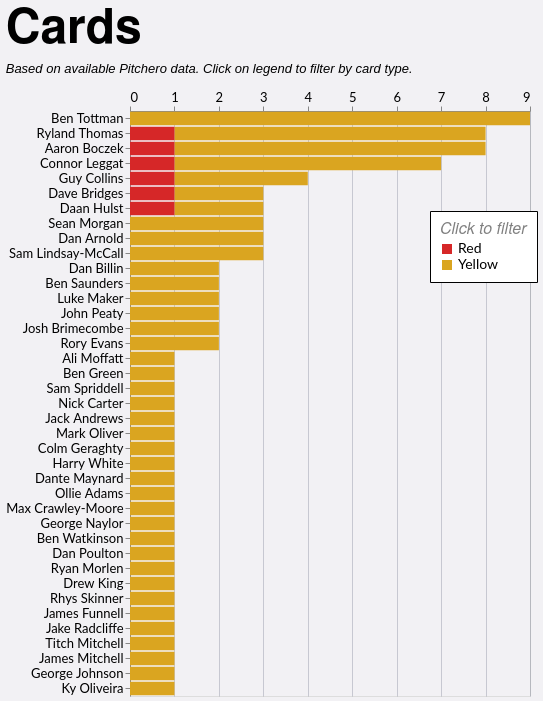

Express this chart as Vega-Lite.
### Vega-Lite specification from a JSON file in a GitHub repository (floating-point values rounded to 4 significant figures)
{"config": {"axis": {"labelFont": "Lato, sans-serif", "titleFont": "PT Sans Narrow, Helvetica Neue, Helvetica, Arial, sans-serif", "labelFontSize": 13, "titleFontSize": 24, "gridColor": "#202947", "gridOpacity": 0.2}, "header": {"labelFont": "PT Sans Narrow, Helvetica Neue, Helvetica, Arial, sans-serif", "titleFont": "PT Sans Narrow, Helvetica Neue, Helvetica, Arial, sans-serif", "labelFontSize": 24, "titleFontSize": 28, "labelFontWeight": "bold", "orient": "left"}, "legend": {"labelFont": "Lato, sans-serif", "titleFont": "PT Sans Narrow, Helvetica Neue, Helvetica, Arial, sans-serif", "labelFontSize": 14, "titleFontSize": 16, "titlePadding": 5, "fillColor": "white", "strokeColor": "black", "padding": 10, "titleFontWeight": "lighter", "titleFontStyle": "italic", "titleColor": "gray", "offset": 10}, "title": {"font": "PT Sans Narrow, Helvetica Neue, Helvetica, Arial, sans-serif", "fontSize": 48, "fontWeight": "bold", "anchor": "start", "align": "center", "titlePadding": 20, "subtitlePadding": 10, "subtitleFontSize": 13, "subtitleColor": "", "subtitleFontStyle": "italic", "offset": 15, "color": "black"}, "axisX": {"labelAngle": 0}, "facet": {"title": null, "header": null, "align": {"row": "each", "column": "each"}}, "resolve": {"scale": {"y": "independent", "facet": "independent"}}, "background": "#f2f1f4"}, "data": {"name": "data-b792782739757a31d0f6b4b298dd1493"}, "mark": {"type": "bar"}, "encoding": {"color": {"field": "event", "legend": {"legendX": 300, "legendY": 100, "orient": "none", "title": "Click to filter"}, "scale": {"domain": ["Red", "Yellow"], "range": ["#d62728", "goldenrod"]}, "type": "nominal"}, "tooltip": [{"field": "player", "title": "Player", "type": "nominal"}, {"field": "event", "title": "Card Type", "type": "nominal"}, {"aggregate": "sum", "field": "count", "title": "Cards", "type": "quantitative"}, {"aggregate": "sum", "field": "A", "title": "Games", "type": "quantitative"}], "x": {"aggregate": "sum", "axis": {"format": "d", "orient": "top", "title": null}, "field": "count", "type": "quantitative"}, "y": {"field": "player", "sort": "-x", "title": null, "type": "nominal"}}, "height": {"step": 15}, "title": {"text": "Cards", "subtitle": "Based on available Pitchero data. Click on legend to filter by card type."}, "width": 400, "$schema": "https://vega.github.io/schema/vega-lite/v5.20.1.json", "datasets": {"data-b792782739757a31d0f6b4b298dd1493": [{"player": "Ali Moffatt", "season": "2025/26", "squad": "1st", "player_join": "A Moffatt", "A": 4, "event": "Yellow", "count": 1}, {"player": "Ben Green", "season": "2024/25", "squad": "2nd", "player_join": "B Green", "A": 13, "event": "Yellow", "count": 1}, {"player": "Dave Bridges", "season": "2023/24", "squad": "1st", "player_join": "D Bridges", "A": 17, "event": "Yellow", "count": 1}, {"player": "Dave Bridges", "season": "2022/23", "squad": "1st", "player_join": "D Bridges", "A": 15, "event": "Yellow", "count": 1}, {"player": "Dave Bridges", "season": "2023/24", "squad": "1st", "player_join": "D Bridges", "A": 17, "event": "Red", "count": 1}, {"player": "Sam Spriddell", "season": "2023/24", "squad": "1st", "player_join": "S Spriddell", "A": 11, "event": "Yellow", "count": 1}, {"player": "Dan Billin", "season": "2023/24", "squad": "1st", "player_join": "D Billin", "A": 20, "event": "Yellow", "count": 2}, {"player": "Nick Carter", "season": "2021/22", "squad": "1st", "player_join": "N Carter", "A": 4, "event": "Yellow", "count": 1}, {"player": "Jack Andrews", "season": "2023/24", "squad": "2nd", "player_join": "J Andrews", "A": 8, "event": "Yellow", "count": 1}, {"player": "Daan Hulst", "season": "2024/25", "squad": "2nd", "player_join": "D Hulst", "A": 4, "event": "Yellow", "count": 1}, {"player": "Daan Hulst", "season": "2023/24", "squad": "2nd", "player_join": "D Hulst", "A": 7, "event": "Yellow", "count": 1}, {"player": "Daan Hulst", "season": "2018/19", "squad": "1st", "player_join": "D Hulst", "A": 10, "event": "Red", "count": 1}, {"player": "Guy Collins", "season": "2024/25", "squad": "1st", "player_join": "G Collins", "A": 20, "event": "Yellow", "count": 2}, {"player": "Mark Oliver", "season": "2023/24", "squad": "1st", "player_join": "M Oliver", "A": 5, "event": "Yellow", "count": 1}, {"player": "Colm Geraghty", "season": "2023/24", "squad": "1st", "player_join": "C Geraghty", "A": 7, "event": "Yellow", "count": 1}, {"player": "Harry White", "season": "2023/24", "squad": "1st", "player_join": "H White", "A": 7, "event": "Yellow", "count": 1}, {"player": "Dante Maynard", "season": "2024/25", "squad": "1st", "player_join": "D Maynard", "A": 1, "event": "Yellow", "count": 1}, {"player": "Guy Collins", "season": "2024/25", "squad": "1st", "player_join": "G Collins", "A": 20, "event": "Red", "count": 1}, {"player": "Guy Collins", "season": "2022/23", "squad": "1st", "player_join": "G Collins", "A": 17, "event": "Yellow", "count": 1}, {"player": "Ollie Adams", "season": "2023/24", "squad": "2nd", "player_join": "O Adams", "A": 1, "event": "Yellow", "count": 1}, {"player": "Connor Leggat", "season": "2024/25", "squad": "1st", "player_join": "C Leggat", "A": 11, "event": "Yellow", "count": 3}, {"player": "Ryland Thomas", "season": "2022/23", "squad": "2nd", "player_join": "R Thomas", "A": 4, "event": "Yellow", "count": 1}, {"player": "Connor Leggat", "season": "2022/23", "squad": "1st", "player_join": "C Leggat", "A": 9, "event": "Yellow", "count": 1}, {"player": "Ryland Thomas", "season": "2024/25", "squad": "1st", "player_join": "R Thomas", "A": 18, "event": "Yellow", "count": 1}, {"player": "Connor Leggat", "season": "2019/20", "squad": "1st", "player_join": "C Leggat", "A": 11, "event": "Yellow", "count": 1}, {"player": "Ryland Thomas", "season": "2024/25", "squad": "1st", "player_join": "R Thomas", "A": 18, "event": "Red", "count": 1}, {"player": "Connor Leggat", "season": "2018/19", "squad": "1st", "player_join": "C Leggat", "A": 13, "event": "Yellow", "count": 1}, {"player": "Ryland Thomas", "season": "2023/24", "squad": "1st", "player_join": "R Thomas", "A": 25, "event": "Yellow", "count": 3}, {"player": "Connor Leggat", "season": "2022/23", "squad": "1st", "player_join": "C Leggat", "A": 9, "event": "Red", "count": 1}, {"player": "Ryland Thomas", "season": "2022/23", "squad": "1st", "player_join": "R Thomas", "A": 8, "event": "Yellow", "count": 2}, {"player": "Sean Morgan", "season": "2023/24", "squad": "1st", "player_join": "S Morgan", "A": 2, "event": "Yellow", "count": 1}, {"player": "Sean Morgan", "season": "2022/23", "squad": "1st", "player_join": "S Morgan", "A": 8, "event": "Yellow", "count": 1}, {"player": "Sean Morgan", "season": "2021/22", "squad": "1st", "player_join": "S Morgan", "A": 10, "event": "Yellow", "count": 1}, {"player": "Ben Tottman", "season": "2025/26", "squad": "1st", "player_join": "B Tottman", "A": 5, "event": "Yellow", "count": 1}, {"player": "Max Crawley-Moore", "season": "2023/24", "squad": "1st", "player_join": "M Crawley-Moore", "A": 16, "event": "Yellow", "count": 1}, {"player": "George Naylor", "season": "2024/25", "squad": "2nd", "player_join": "G Naylor", "A": 10, "event": "Yellow", "count": 1}, {"player": "Ben Tottman", "season": "2024/25", "squad": "1st", "player_join": "B Tottman", "A": 19, "event": "Yellow", "count": 3}, {"player": "Ben Tottman", "season": "2023/24", "squad": "1st", "player_join": "B Tottman", "A": 25, "event": "Yellow", "count": 2}, {"player": "Ben Tottman", "season": "2022/23", "squad": "1st", "player_join": "B Tottman", "A": 19, "event": "Yellow", "count": 2}, {"player": "Ben Tottman", "season": "2019/20", "squad": "1st", "player_join": "B Tottman", "A": 12, "event": "Yellow", "count": 1}, {"player": "Ben Watkinson", "season": "2023/24", "squad": "2nd", "player_join": "B Watkinson", "A": 11, "event": "Yellow", "count": 1}, {"player": "Dan Poulton", "season": "2022/23", "squad": "1st", "player_join": "D Poulton", "A": 17, "event": "Yellow", "count": 1}, {"player": "Ryan Morlen", "season": "2024/25", "squad": "2nd", "player_join": "R Morlen", "A": 6, "event": "Yellow", "count": 1}, {"player": "Drew King", "season": "2019/20", "squad": "1st", "player_join": "D King", "A": 7, "event": "Yellow", "count": 1}, {"player": "Dan Arnold", "season": "2019/20", "squad": "1st", "player_join": "D Arnold", "A": 12, "event": "Yellow", "count": 2}, {"player": "Rhys Skinner", "season": "2024/25", "squad": "1st", "player_join": "R Skinner", "A": 4, "event": "Yellow", "count": 1}, {"player": "Dan Arnold", "season": "2017/18", "squad": "1st", "player_join": "D Arnold", "A": 15, "event": "Yellow", "count": 1}, {"player": "Ben Saunders", "season": "2022/23", "squad": "1st", "player_join": "B Saunders", "A": 7, "event": "Yellow", "count": 1}, {"player": "Luke Maker", "season": "2024/25", "squad": "1st", "player_join": "L Maker", "A": 14, "event": "Yellow", "count": 1}, {"player": "Ben Saunders", "season": "2019/20", "squad": "1st", "player_join": "B Saunders", "A": 6, "event": "Yellow", "count": 1}, {"player": "Luke Maker", "season": "2023/24", "squad": "1st", "player_join": "L Maker", "A": 13, "event": "Yellow", "count": 1}, {"player": "James Funnell", "season": "2021/22", "squad": "1st", "player_join": "J Funnell", "A": 12, "event": "Yellow", "count": 1}, {"player": "Jake Radcliffe", "season": "2023/24", "squad": "1st", "player_join": "J Radcliffe", "A": 18, "event": "Yellow", "count": 1}, {"player": "John Peaty", "season": "2025/26", "squad": "1st", "player_join": "J Peaty", "A": 6, "event": "Yellow", "count": 1}, {"player": "Titch Mitchell", "season": "2022/23", "squad": "1st", "player_join": "T Mitchell", "A": 2, "event": "Yellow", "count": 1}, {"player": "James Mitchell", "season": "2022/23", "squad": "1st", "player_join": "T Mitchell", "A": 2, "event": "Yellow", "count": 1}, {"player": "John Peaty", "season": "2023/24", "squad": "1st", "player_join": "J Peaty", "A": 13, "event": "Yellow", "count": 1}, {"player": "Josh Brimecombe", "season": "2021/22", "squad": "2nd", "player_join": "J Brimecombe", "A": 6, "event": "Yellow", "count": 1}, {"player": "Sam Lindsay-McCall", "season": "2023/24", "squad": "1st", "player_join": "S Lindsay", "A": 22, "event": "Yellow", "count": 1}, {"player": "George Johnson", "season": "2022/23", "squad": "1st", "player_join": "G Johnson", "A": 17, "event": "Yellow", "count": 1}, {"player": "Ky Oliveira", "season": "2022/23", "squad": "2nd", "player_join": "K Oliveira", "A": 2, "event": "Yellow", "count": 1}, {"player": "Josh Brimecombe", "season": "2024/25", "squad": "1st", "player_join": "J Brimecombe", "A": 19, "event": "Yellow", "count": 1}, {"player": "Sam Lindsay-McCall", "season": "2021/22", "squad": "1st", "player_join": "S Lindsay", "A": 13, "event": "Yellow", "count": 2}, {"player": "Rory Evans", "season": "2023/24", "squad": "2nd", "player_join": "R Evans", "A": 10, "event": "Yellow", "count": 1}, {"player": "Aaron Boczek", "season": "2024/25", "squad": "2nd", "player_join": "A Boczek", "A": 3, "event": "Yellow", "count": 2}, {"player": "Rory Evans", "season": "2021/22", "squad": "2nd", "player_join": "R Evans", "A": 15, "event": "Yellow", "count": 1}, {"player": "Aaron Boczek", "season": "2025/26", "squad": "1st", "player_join": "A Boczek", "A": 7, "event": "Yellow", "count": 2}, {"player": "Aaron Boczek", "season": "2024/25", "squad": "1st", "player_join": "A Boczek", "A": 4, "event": "Yellow", "count": 1}, {"player": "Aaron Boczek", "season": "2024/25", "squad": "1st", "player_join": "A Boczek", "A": 4, "event": "Red", "count": 1}, {"player": "Aaron Boczek", "season": "2023/24", "squad": "1st", "player_join": "A Boczek", "A": 21, "event": "Yellow", "count": 2}]}}
